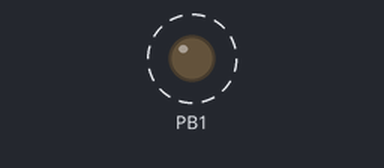
Bench run of a sketch on a simulated ATtiny85, built with avr-gcc and run on an emulated ATtiny85. Parts: output pins drawn as LEDs (lit = HIGH). Dashed ring = blinking.

Above: at 0.06 s.
Timing chart, 0 to 3.0 s (numbered marks = the images above):
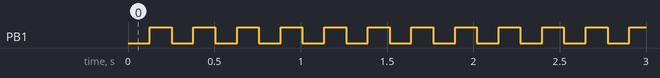

Measured:
- by itself, PB1: alternates HIGH for 0.13 s and LOW for 0.13 s

The sketch:

_Attiny85TimerStudy.ino
```cpp
// (licence header left out)
#include <avr/io.h>
#include <util/delay.h>
#include <avr/interrupt.h>


volatile uint16_t count;
volatile uint16_t count2;

void disableTimer0()
{
    GTCCR |= _BV(TSM) | _BV(PSR0);
}

void enableTimer0()
{
    GTCCR &= ~_BV(TSM);
}

int main(void)
{
    count = 0;
    count2 = 0;

    //disable timer 0
    disableTimer0();

    TCCR0B |= _BV(CS00); // no prescale

    //TIMSK |= _BV(OCIE0A); //timer compare A
    //TIMSK |= _BV(OCIE0B); //timer compare B

    //set CTC mode 1
    TCCR0A &= ~_BV(WGM00);
    TCCR0A |= _BV(WGM01);
    TCCR0A &= ~_BV(WGM02);

    //timer0 compare A
    OCR0A = 100;

    DDRB |= 1<<PB1; //set PB1 as output
    PORTB &= ~(1 << PB1); //set PB1 output 1

    //enable timer 0
    enableTimer0();

    sei(); //enable global interrupt

    /* endless loop */
    for(;;){
        if(TIFR & _BV(OCF0A)) //same as TIMER0_COMPA_vect
        {
            count++;
            if (count >= 10000) {
                PORTB ^= (1 << PB1);
                count2++;
                count = 0;

            }

            TIFR = _BV(OCF0A); // will need this if no timer interrupt not activated
            //OCF0A is cleared by writing a logic one to the flag.
            //OCF0A is cleared by hardware when executing the corresponding interrupt handling vector
        }

    }

    return 0;   /* never reached */
}


ISR(TIMER0_COMPA_vect)
{

}
```
